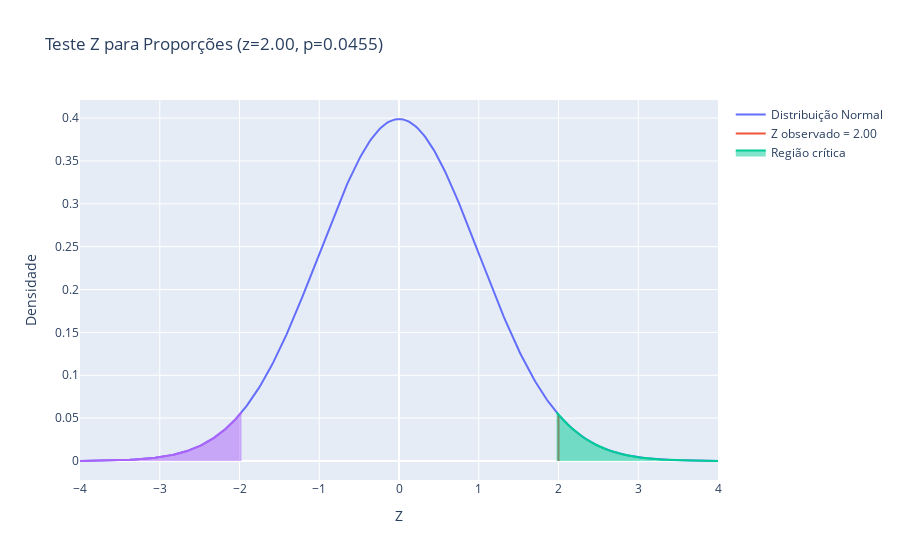

The notebook cell this image was saved under:
### Code cell
z, p, decisao = teste_z_proporcao_plot(sucessos=60, n=100, p0=0.5)

print("Z:", z)
print("p-valor:", p)
print("Decisão:", decisao)
